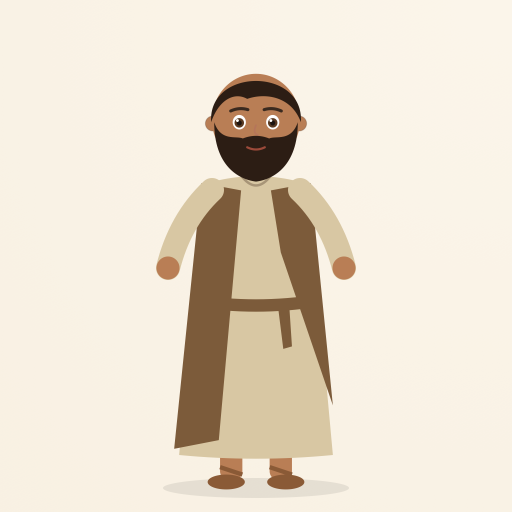
#> input picture assets/characters/andrew_full.png, 1024 x 1024 px (shown at 1/2 size)
$ python blur_score.py ../assets/characters/andrew_full.png   (older library calls are emulated)
#> lines starting #> are read from the running program, lines starting #| are printed output that depends on the picture
#> in main, image is the input picture: shape (1024, 1024, 3); mean B, G, R 206.3, 222.8, 233.5
#!/usr/bin/env python3
"""Measure how blurred an image, or one frame of a video, is.

Two measures, both on the grey (lightness) image scaled to --width pixels wide so different sizes compare fairly:

  blur       0 (sharp) to 1 (fully blurred). The no-reference blur metric of Crete-Roffet et al. (2007): the image
             is blurred again with a 9-pixel box filter, and blur = the share of its pixel-to-pixel differences
             (detail) that this extra blur does NOT remove. A sharp image loses much of its detail when blurred
             (low score); an already blurred one barely changes (high score). It is taken in the horizontal and
             vertical directions and the larger is kept, so motion blur in one direction counts. As it compares
             the image with itself, it depends little on the content.
  sharpness  variance of the Laplacian (the second derivative, which responds to edges): higher = more and
             crisper edges. It depends on the content, so compare it between frames of the same scene.

  blur below 0.30 sharp, 0.30-0.45 slightly soft, 0.45-0.60 blurry, above 0.60 very blurry

A video frame is picked with --time (seconds) or --frame (number, from 0); --every SECONDS scores the whole video
and prints the least and most blurred frames. Needs numpy and OpenCV (pip install -r requirements.txt).

Usage:
  .venv/bin/python scripts/blur_score.py photo.png
  .venv/bin/python scripts/blur_score.py a.png b.jpg c.webp
  .venv/bin/python scripts/blur_score.py Videos/merged_13-19.mp4 --time 25.5
  .venv/bin/python scripts/blur_score.py Videos/merged_13-19.mp4 --frame 600
  .venv/bin/python scripts/blur_score.py Videos/merged_13-19.mp4 --every 1
"""

import argparse
import sys
from pathlib import Path

import cv2
import numpy as np

VIDEO_EXT = {".mp4", ".mov", ".mkv", ".webm", ".m4v", ".avi"}
LEVELS = [(0.30, "sharp"), (0.45, "slightly soft"), (0.60, "blurry"), (1.01, "very blurry")]


def grey(image, width):
#> called with width = 1280
    g = cv2.cvtColor(image, cv2.COLOR_BGR2GRAY) if image.ndim == 3 else image
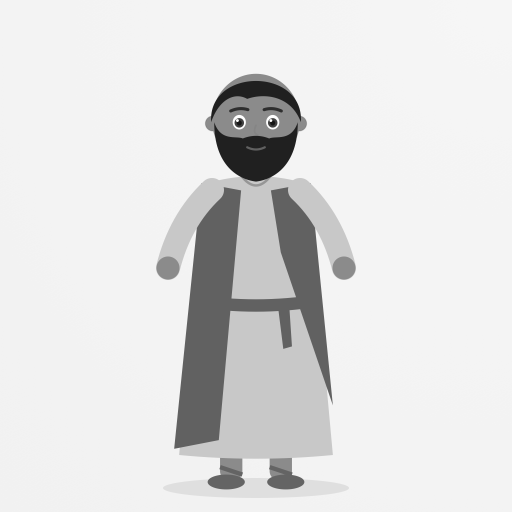
#> g: shape (1024, 1024) (shown at 1/2 size); min 22, max 255, mean 224.2
    h, w = g.shape
#> h = 1024; w = 1024
    if w != width:
        g = cv2.resize(g, (width, round(h * width / w)), interpolation=cv2.INTER_AREA if w > width else cv2.INTER_CUBIC)
#> g: shape (1280, 1280)
    return g.astype(np.float64)


def blur_amount(g):
    """Crete-Roffet blur, 0 (sharp) to 1 (blurred)."""
    scores = []
    # axis 0: vertical differences, blurred by a 9-tall box; axis 1: horizontal, 9-wide (cv2 sizes are width, height)
    for axis, box in ((0, (1, 9)), (1, (9, 1))):
        blurred = cv2.blur(g, box)
        d_image = np.abs(np.diff(g, axis=axis))
        d_blurred = np.abs(np.diff(blurred, axis=axis))
        lost = np.maximum(0, d_image - d_blurred)  # detail the extra blur removed
        total = d_image.sum()
        scores.append((total - lost.sum()) / total if total else 1.0)
#> this loop made 2 passes
#> total on passes 1 to 2: 949719, 920313
#> pass 1, in blur_amount, `d_image = np.abs(np.diff(g, axis=axis))`:
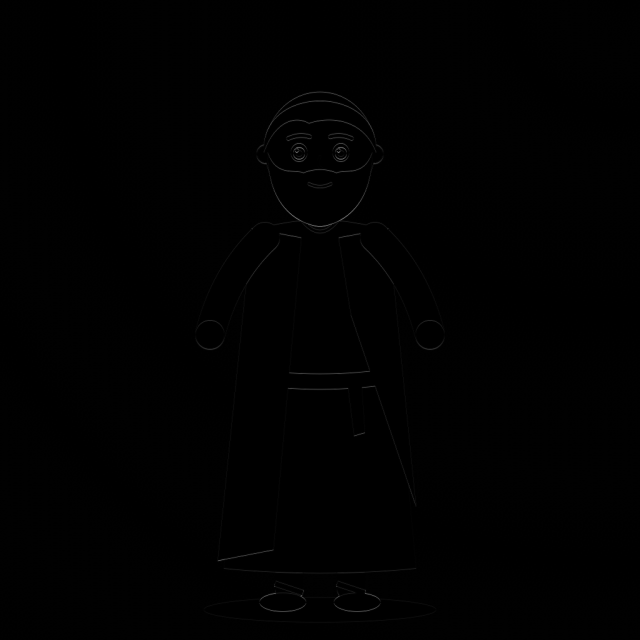
#> d_image: shape (1279, 1280) float64 (shown at 1/2 size); min 0, max 197, mean 0.6
#> pass 1, in blur_amount, `d_blurred = np.abs(np.diff(blurred, axis=axis))`:
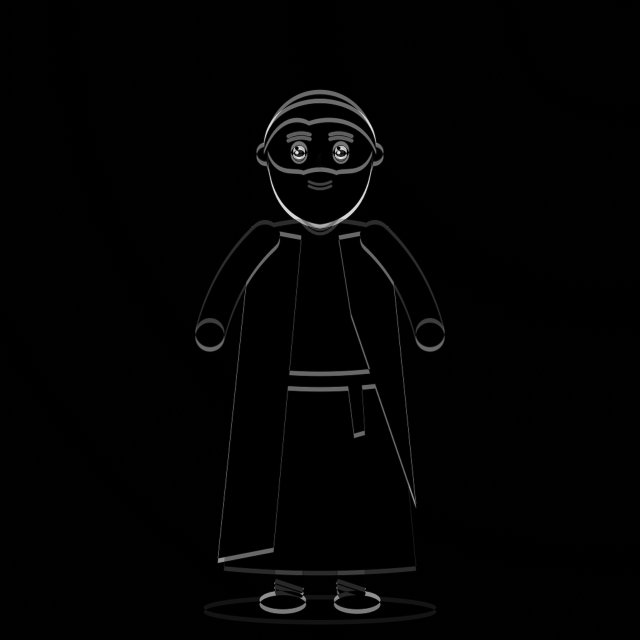
#> d_blurred: shape (1279, 1280) float64 (shown at 1/2 size); min 0, max 28, mean 0.3; drawn with min black and max white
#> after the loop, scores = [0.245, 0.292]
    return max(scores)


def sharpness(g):
    return cv2.Laplacian(g, cv2.CV_64F).var()


def verdict(blur):
    return next(name for limit, name in LEVELS if blur < limit)


def score(image, width):
    g = grey(image, width)
    b = blur_amount(g)
#> b = 0.292
    return b, sharpness(g), verdict(b)


def line(name, image, width):
    b, s, v = score(image, width)
#> b = 0.292; s = 42.15; v = 'sharp'
    return f"{name}: blur {b:.3f} ({v}), sharpness {s:.0f}"


def video_frame(cap, fps, args):
    index = args.frame if args.frame is not None else round(args.time * fps)
    cap.set(cv2.CAP_PROP_POS_FRAMES, index)
    ok, image = cap.read()
    if not ok:
        sys.exit(f"no frame {index} (the video has {int(cap.get(cv2.CAP_PROP_FRAME_COUNT))} frames)")
    return index, image


def scan(cap, fps, every, width, name):
    step, rows, k = max(1, round(every * fps)), [], 0
    while True:
        ok, image = cap.read()
        if not ok:
            break
        if k % step == 0:
            rows.append((k, *score(image, width)))
        k += 1
    if not rows:
        sys.exit(f"could not read any frame of {name}")
    blurs = np.array([r[1] for r in rows])
    print(f"{name}: {len(rows)} frames scored (every {every:g} s); blur mean {blurs.mean():.3f}, "
          f"min {blurs.min():.3f}, max {blurs.max():.3f}")
    for v in [name for _, name in LEVELS]:
        n = sum(r[3] == v for r in rows)
        if n:
            print(f"  {v:14s} {n:5d} frames ({100 * n / len(rows):.0f}%)")
    ranked = sorted(rows, key=lambda r: r[1])
    for title, part in (("sharpest", ranked[:3]), ("most blurred", ranked[::-1][:3])):
        print(f"  {title}: " + ", ".join(f"frame {k} ({k / fps:.2f} s) blur {b:.3f}" for k, b, _, _ in part))


def main():
    ap = argparse.ArgumentParser(description=__doc__, formatter_class=argparse.RawDescriptionHelpFormatter)
    ap.add_argument("files", type=Path, nargs="+", help="images, or a video")
    pick = ap.add_mutually_exclusive_group()
    pick.add_argument("--time", type=float, help="video: the frame at this many seconds")
    pick.add_argument("--frame", type=int, help="video: this frame number (from 0)")
    pick.add_argument("--every", type=float, help="video: score a frame every this many seconds, then summarise")
    ap.add_argument("--width", type=int, default=1280, help="scale to this width before measuring (default 1280)")
    args = ap.parse_args()

    if args.width < 16:
        sys.exit("--width must be at least 16")
    for path in args.files:
        if not path.is_file():
            sys.exit(f"no such file: {path}")
        if path.suffix.lower() not in VIDEO_EXT:
            image = cv2.imread(str(path))
            if image is None:
                sys.exit(f"could not read the image {path}")
            print(line(str(path), image, args.width))
#| ../assets/characters/andrew_full.png: blur 0.292 (sharp), sharpness 42
            continue
        cap = cv2.VideoCapture(str(path))
        if not cap.isOpened():
            sys.exit(f"could not open the video {path}")
        fps = cap.get(cv2.CAP_PROP_FPS) or 24
        if args.every:
            scan(cap, fps, args.every, args.width, str(path))
        else:
            if args.time is None and args.frame is None:
                args.frame = 0
            index, image = video_frame(cap, fps, args)
            print(line(f"{path} frame {index} ({index / fps:.2f} s)", image, args.width))
        cap.release()


if __name__ == "__main__":
    main()
